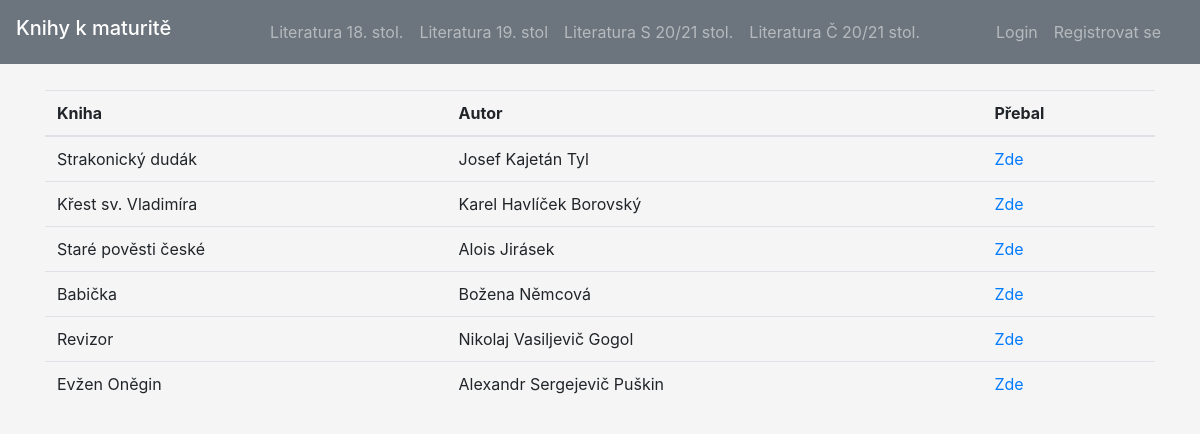
Page /stranka/2 on the committed database.
### tables this page shows
CREATE TABLE `menu` (
  `idmenu` int(11) NOT NULL,
  `categorie` varchar(50) NOT NULL
);

CREATE TABLE `knihy` (
  `id_knihy` int(11) NOT NULL,
  `nazev_knihy` varchar(45) DEFAULT NULL,
  `prebal` varchar(120) DEFAULT NULL,
  `autor` varchar(45) DEFAULT NULL,
  `obdobi_idobdobi` int(11) NOT NULL
);

### application/controllers/Cetba_controller.php (called while the page is built, shortened)
<?php defined('BASEPATH') or exit('No direct script access allowed');
class Cetba_controller extends CI_Controller
{
    function  __construct()
    {
        $this->load->model('cetba_model');
        $this->load->library('session');
        $this->load->library('javascript');
        $this->load->library('form_validation');
        $this->load->library('email');
        $this->load->library(['ion_auth', 'form_validation']);
        $this->load->helper(['url', 'language']);
    }
    public function strankovani($id)
    {
        $data['knihy'] = $this->cetba_model->get_strana($id);
        $data['polozky'] = $this->cetba_model->get_menu_kategorie();
        $this->load->view('layout/hlava', $data);
        $this->load->view('content/strana');
        $this->load->view('layout/pata');
    }
}

### index.php (called while the page is built, shortened)
<?php
require_once BASEPATH.'core/CodeIgniter.php';

### application/models/Cetba_model.php (called while the page is built, shortened)
<?php
class Cetba_model extends CI_Model {
 public function get_strana($id){
        $sql = "SELECT * FROM knihy WHERE obdobi_idobdobi = ?";
        $result = $this->db->query($sql, array($id));
        return $result->result();
    }
    public function get_menu_kategorie(){
        $this->db->select('categorie, idmenu');
		$this->db->from('menu');
        $this->db->order_by('idmenu');
        $query = $this->db->get();
        return $query->result();
    }
}

### application/views/content/strana.php (the view)
<div class="container">
  <table class="table">
  <thead>
    <tr>
      <th scope="col">Kniha</th>
      <th scope="col">Autor</th>
      <th scope="col">Přebal</th>
    </tr>
  </thead>
  <tbody>
     <?php foreach($knihy as $k): ?>
      <tr>
            <td>
                <?php echo $k->nazev_knihy;?>
            </td>
            <td>
                <?php echo $k->autor; ?>
            </td>
            <td>
            <a href="<?php echo base_url("prebal/".$k->id_knihy);?>">Zde</a>
            </td>
    </tr>
  <?php endforeach; ?>
  </tbody>
</table>
</div>

### application/views/layout/hlava.php (shortened to what this page needs)
<head>
   <link rel="stylesheet" href="https://stackpath.bootstrapcdn.com/bootstrap/4.3.1/css/bootstrap.min.css">
</head>
<body style="padding-top: 90; background-color: whitesmoke">
   <nav class="navbar navbar-expand-lg navbar-dark bg-secondary fixed-top">
   <h1 class="navbar-brand">Knihy k maturitě</h1>
       <div class="container">
               <div class="collapse navbar-collapse" id="navbarResponsive">
               <?php if($this->session->userdata('logged_in')){ ?>
                   <ul class="navbar-nav ml-auto">
                       <?php foreach($polozky as $p): ?>
                       <li class="nav-item">
                           <a class="nav-link" href="<?php echo base_url("stranka/".$p->idmenu)?>"><?= $p->categorie ?><span class="sr-only">(current)</span></a>
                       </li>
                       <?php endforeach; ?>
                   </ul>
                   <ul class="navbar-nav ml-auto">
                   <li class="nav-item">
                   <a class="nav-link" href="<?php echo base_url("auth/logout")?>">Odhlásit se</a>
                       </li>
                       <li class="nav-item">
                   <a class="nav-link" href="<?php echo base_url("formular")?>">Přidat knížku</a>
                       </li>
                  <?php }else{ ?>
                   <ul class="navbar-nav ml-auto">
                       <?php foreach($polozky as $p): ?>
                       <li class="nav-item">
                           <a class="nav-link" href="<?php echo base_url("stranka/".$p->idmenu)?>"><?= $p->categorie ?><span class="sr-only">(current)</span></a>
                       </li>
                       <?php endforeach; ?>
                   </ul>
                   <ul class="navbar-nav ml-auto">
                   <li class="nav-item">
                   <a class="nav-link" href="<?php echo base_url("auth/login")?>">Login</a>
                       </li>
                       <li class="nav-item">
                   <a class="nav-link" href="<?php echo base_url("auth/create_user")?>">Registrovat se</a>
                       </li>
                   </ul>
               <?php }?>
               </div>
       </div>
   </nav>

### rows in the picture
menu: categorie "Literatura 18. stol."
menu: categorie "Literatura 19. stol"
menu: categorie "Literatura S 20/21 stol."
menu: categorie "Literatura Č 20/21 stol."
knihy: nazev_knihy "Strakonický dudák", autor "Josef Kajetán Tyl"
knihy: nazev_knihy "Křest sv. Vladimíra", autor "Karel Havlíček Borovský"
knihy: nazev_knihy "Staré pověsti české", autor "Alois Jirásek"
knihy: nazev_knihy "Babička", autor "Božena Němcová"
knihy: nazev_knihy "Revizor", autor "Nikolaj Vasiljevič Gogol"
knihy: nazev_knihy "Evžen Oněgin", autor "Alexandr Sergejevič Puškin"
